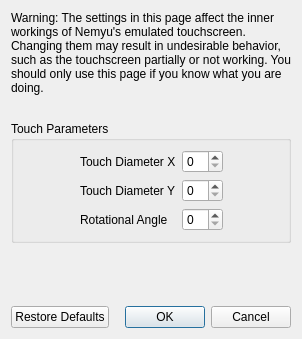
<?xml version="1.0" encoding="UTF-8"?>
<ui version="4.0">
 <class>ConfigureTouchscreenAdvanced</class>
 <widget class="QDialog" name="ConfigureTouchscreenAdvanced">
  <property name="geometry">
   <rect>
    <x>0</x>
    <y>0</y>
    <width>298</width>
    <height>339</height>
   </rect>
  </property>
  <property name="windowTitle">
   <string>Configure Touchscreen</string>
  </property>
  <layout class="QVBoxLayout" name="verticalLayout">
   <item>
    <widget class="QLabel" name="label_2">
     <property name="minimumSize">
      <size>
       <width>280</width>
       <height>0</height>
      </size>
     </property>
     <property name="text">
      <string>Warning: The settings in this page affect the inner workings of Nemyu's emulated touchscreen. Changing them may result in undesirable behavior, such as the touchscreen partially or not working. You should only use this page if you know what you are doing.</string>
     </property>
     <property name="wordWrap">
      <bool>true</bool>
     </property>
    </widget>
   </item>
   <item>
    <spacer name="verticalSpacer_2">
     <property name="orientation">
      <enum>Qt::Vertical</enum>
     </property>
     <property name="sizeType">
      <enum>QSizePolicy::Fixed</enum>
     </property>
     <property name="sizeHint" stdset="0">
      <size>
       <width>20</width>
       <height>20</height>
      </size>
     </property>
    </spacer>
   </item>
   <item>
    <widget class="QGroupBox" name="gridGroupBox">
     <property name="title">
      <string>Touch Parameters</string>
     </property>
     <layout class="QGridLayout" name="gridLayout">
      <item row="0" column="0">
       <spacer name="horizontalSpacer">
        <property name="orientation">
         <enum>Qt::Horizontal</enum>
        </property>
        <property name="sizeHint" stdset="0">
         <size>
          <width>40</width>
          <height>20</height>
         </size>
        </property>
       </spacer>
      </item>
      <item row="1" column="1">
       <widget class="QLabel" name="label_4">
        <property name="text">
         <string>Touch Diameter Y</string>
        </property>
       </widget>
      </item>
      <item row="0" column="3">
       <spacer name="horizontalSpacer_2">
        <property name="orientation">
         <enum>Qt::Horizontal</enum>
        </property>
        <property name="sizeHint" stdset="0">
         <size>
          <width>40</width>
          <height>20</height>
         </size>
        </property>
       </spacer>
      </item>
      <item row="0" column="1">
       <widget class="QLabel" name="label_3">
        <property name="text">
         <string>Touch Diameter X</string>
        </property>
       </widget>
      </item>
      <item row="2" column="1">
       <widget class="QLabel" name="label_5">
        <property name="text">
         <string>Rotational Angle</string>
        </property>
       </widget>
      </item>
      <item row="0" column="2">
       <widget class="QSpinBox" name="diameter_x_box"/>
      </item>
      <item row="1" column="2">
       <widget class="QSpinBox" name="diameter_y_box"/>
      </item>
      <item row="2" column="2">
       <widget class="QSpinBox" name="angle_box"/>
      </item>
     </layout>
    </widget>
   </item>
   <item>
    <spacer name="verticalSpacer">
     <property name="orientation">
      <enum>Qt::Vertical</enum>
     </property>
     <property name="sizeHint" stdset="0">
      <size>
       <width>20</width>
       <height>40</height>
      </size>
     </property>
    </spacer>
   </item>
   <item>
    <layout class="QHBoxLayout" name="horizontalLayout">
     <item>
      <widget class="QPushButton" name="restore_defaults_button">
       <property name="text">
        <string>Restore Defaults</string>
       </property>
      </widget>
     </item>
     <item>
      <widget class="QDialogButtonBox" name="buttonBox">
       <property name="standardButtons">
        <set>QDialogButtonBox::Cancel|QDialogButtonBox::Ok</set>
       </property>
      </widget>
     </item>
    </layout>
   </item>
  </layout>
 </widget>
 <resources/>
 <connections>
  <connection>
   <sender>buttonBox</sender>
   <signal>accepted()</signal>
   <receiver>ConfigureTouchscreenAdvanced</receiver>
   <slot>accept()</slot>
  </connection>
  <connection>
   <sender>buttonBox</sender>
   <signal>rejected()</signal>
   <receiver>ConfigureTouchscreenAdvanced</receiver>
   <slot>reject()</slot>
   </connection>
 </connections>
</ui>
